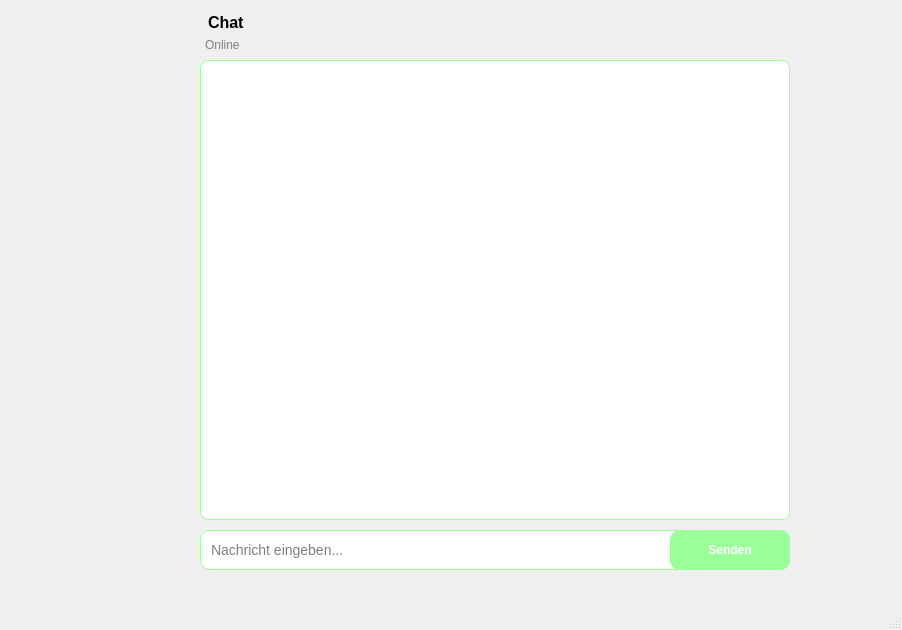
<?xml version="1.0" encoding="UTF-8"?>
<ui version="4.0">
 <class>MainWindow</class>
 <widget class="QMainWindow" name="MainWindow">
  <property name="geometry">
   <rect>
    <x>0</x>
    <y>0</y>
    <width>902</width>
    <height>630</height>
   </rect>
  </property>
  <property name="windowTitle">
   <string>Chat Client</string>
  </property>
  <property name="windowIcon">
   <iconset>
    <normaloff>ani_gui.jpg</normaloff>ani_gui.jpg</iconset>
  </property>
  <widget class="QWidget" name="centralwidget">
   <widget class="QLabel" name="labelChatName">
    <property name="geometry">
     <rect>
      <x>200</x>
      <y>10</y>
      <width>400</width>
      <height>25</height>
     </rect>
    </property>
    <property name="styleSheet">
     <string notr="true">font-weight: bold; font-size: 16px; padding: 4px;</string>
    </property>
    <property name="text">
     <string>Chat</string>
    </property>
   </widget>
   <widget class="QLabel" name="labelChatStatus">
    <property name="geometry">
     <rect>
      <x>200</x>
      <y>35</y>
      <width>400</width>
      <height>20</height>
     </rect>
    </property>
    <property name="styleSheet">
     <string notr="true">font-size: 12px; color: gray; padding: 2px;</string>
    </property>
    <property name="text">
     <string>Online</string>
    </property>
   </widget>
   <widget class="QListWidget" name="listWidget">
    <property name="geometry">
     <rect>
      <x>200</x>
      <y>60</y>
      <width>590</width>
      <height>460</height>
     </rect>
    </property>
    <property name="styleSheet">
     <string notr="true">QListWidget {
background-color: #ffffff;
border: 1px solid #99ff99;
border-radius: 8px;
padding: 10px;
font-size: 14px;
}</string>
    </property>
   </widget>
   <widget class="QLineEdit" name="lineEdit">
    <property name="geometry">
     <rect>
      <x>200</x>
      <y>530</y>
      <width>590</width>
      <height>40</height>
     </rect>
    </property>
    <property name="styleSheet">
     <string notr="true">QLineEdit {
border: 1px solid #99ff99;
border-radius: 10px;
padding: 8px;
font-size: 14px;
}</string>
    </property>
    <property name="placeholderText">
     <string>Nachricht eingeben...</string>
    </property>
   </widget>
   <widget class="QPushButton" name="pushButton">
    <property name="geometry">
     <rect>
      <x>670</x>
      <y>530</y>
      <width>120</width>
      <height>40</height>
     </rect>
    </property>
    <property name="styleSheet">
     <string notr="true">QPushButton {
background-color: #99ff99;
color: white;
border: none;
border-radius: 10px;
padding: 10px 20px;
font-weight: bold;
}
QPushButton:hover {
background-color: #66ff66;
}</string>
    </property>
    <property name="text">
     <string>Senden</string>
    </property>
   </widget>
  </widget>
  <widget class="QMenuBar" name="menubar">
   <property name="geometry">
    <rect>
     <x>0</x>
     <y>0</y>
     <width>902</width>
     <height>26</height>
    </rect>
   </property>
  </widget>
  <widget class="QStatusBar" name="statusbar"/>
 </widget>
 <resources/>
 <connections/>
</ui>
